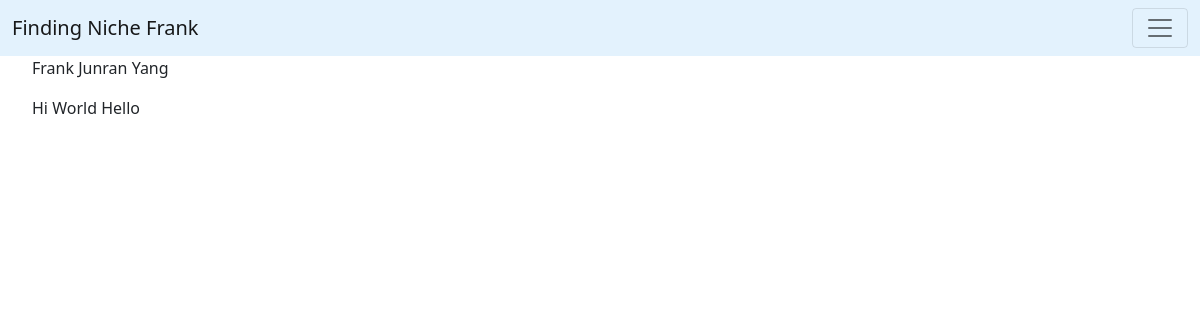
Page /users (signed in) on the earlier database version.
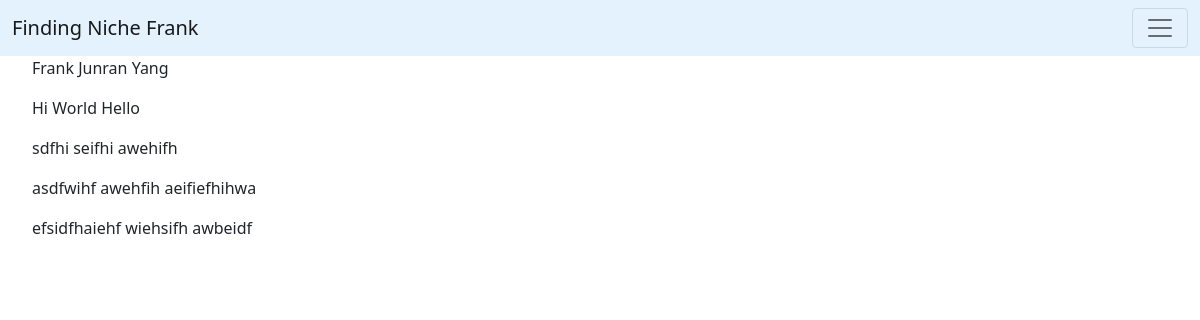
Same page on the later database version.
### app.py (models this page shows)
class User(db.Model):
    id = db.Column(db.Integer, primary_key=True, nullable=True)
    username = db.Column(db.String(80),unique=True, nullable=True)
    password=db.Column(db.String(80), nullable=True)
    firstname=db.Column(db.String(80), nullable=True)
    lastname=db.Column(db.String(80), nullable=True)
    money=db.Column(db.Integer, nullable=True)
    favorite=db.Column(db.String(1000),unique=True)

### app.py (the view)
@app.route('/users')
def users():
    if (not session.get('user')):
        return redirect(url_for('index'))
    users= User.query.all()
    return render_template('users.jinja', users=users)

### templates/users.jinja (shortened to what this page needs)
{% extends 'base.jinja' %}
{% block body %}
    <ul>
        {% for user in users %}
            <p> {{user.username}} {{user.firstname}} {{user.lastname}}</p>
        {% endfor %}
    </ul>
{% endblock %}

### templates/base.jinja (shortened to what this page needs)
<html>
    <head>
        <link href="https://cdn.jsdelivr.net/npm/bootstrap@5.0.2/dist/css/bootstrap.min.css" rel="stylesheet">
    </head>
    <body>
        <nav class="navbar navbar-light" style="background-color: #e3f2fd;">
            <div class="container-fluid">
                <a class="navbar-brand" href="{{url_for('index')}}">Finding Niche {{session.get('user')[0]}}</a>
                <button class="navbar-toggler" type="button" data-bs-toggle="collapse" data-bs-target="#navbarSupportedContent" aria-controls="navbarSupportedContent" aria-expanded="false" aria-label="Toggle navigation">
                <span class="navbar-toggler-icon"></span>
                </button>
            </div>
        </nav>
        {% block body %}{% endblock %}
    </body>
</html>

Differences in the rows shown:
added User: username "sdfhi", firstname "seifhi", lastname "awehifh"
added User: username "asdfwihf", firstname "awehfih", lastname "aeifiefhihwa"
added User: username "efsidfhaiehf", firstname "wiehsifh", lastname "awbeidf"
